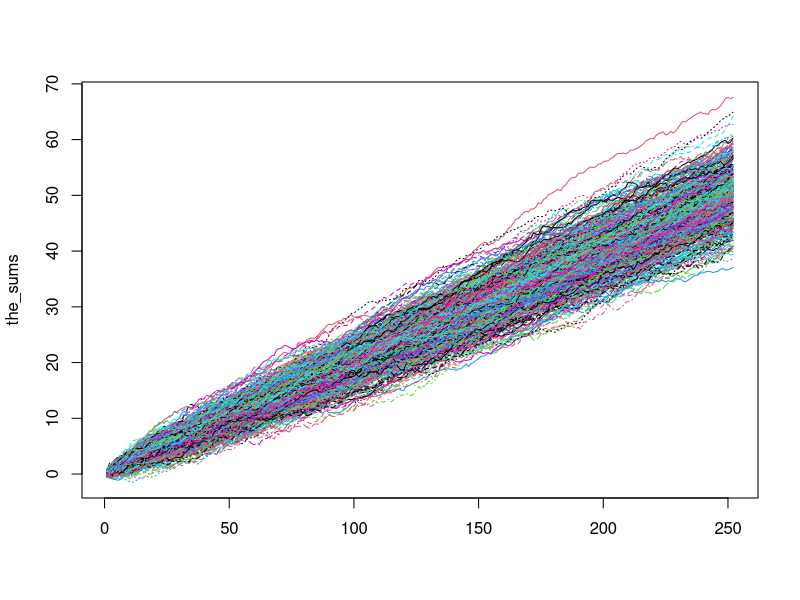
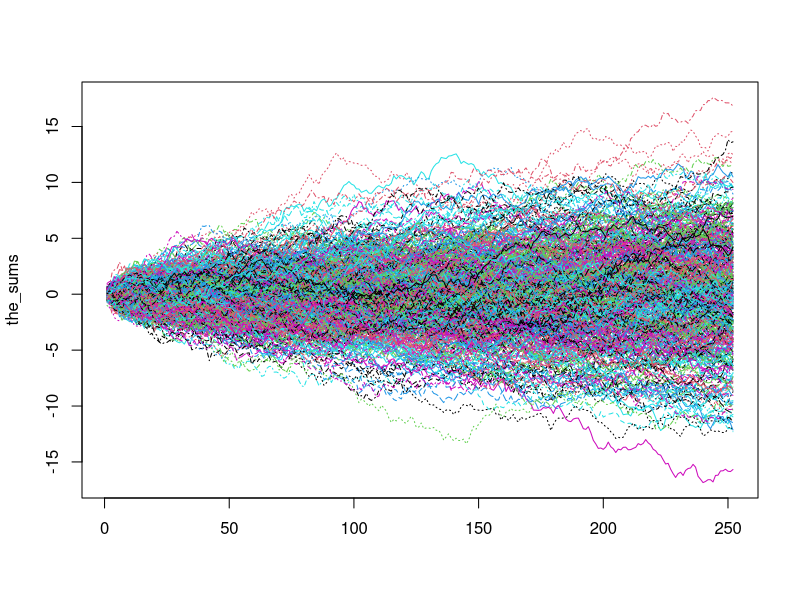
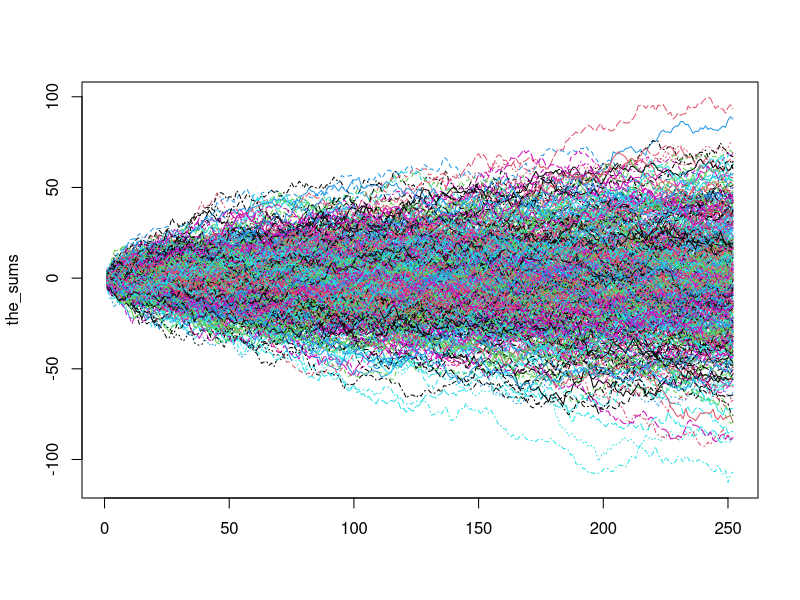
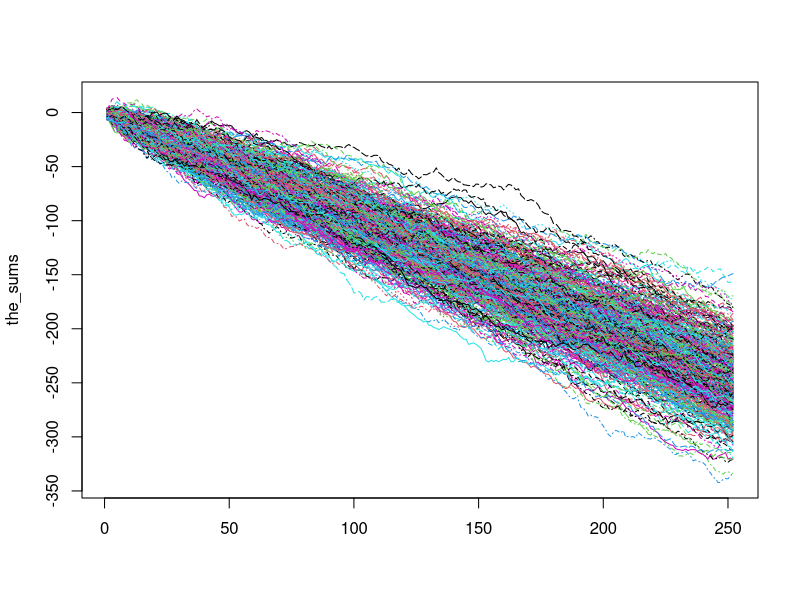

Write the R code that produced these figures, in order.
set.seed(42, kind="Mersenne-Twister")

the_matrix <- matrix(rnorm(500*252, 0.2, 0.3),
                     nrow = 500,
                     ncol = 252)
the_sums <- apply(the_matrix, 1, cumsum)
matplot(the_sums, type='l')

the_matrix <- matrix(rnorm(500*252, 0, 0.3),
                     nrow = 500,
                     ncol = 252)
the_sums <- apply(the_matrix, 1, cumsum)
matplot(the_sums, type='l')

the_matrix <- matrix(rnorm(500*252, 0, 2),
                     nrow = 500,
                     ncol = 252)
the_sums <- apply(the_matrix, 1, cumsum)
matplot(the_sums, type='l')

the_matrix <- matrix(rnorm(500*252, -1, 2),
                     nrow = 500,
                     ncol = 252)
the_sums <- apply(the_matrix, 1, cumsum)
matplot(the_sums, type='l')